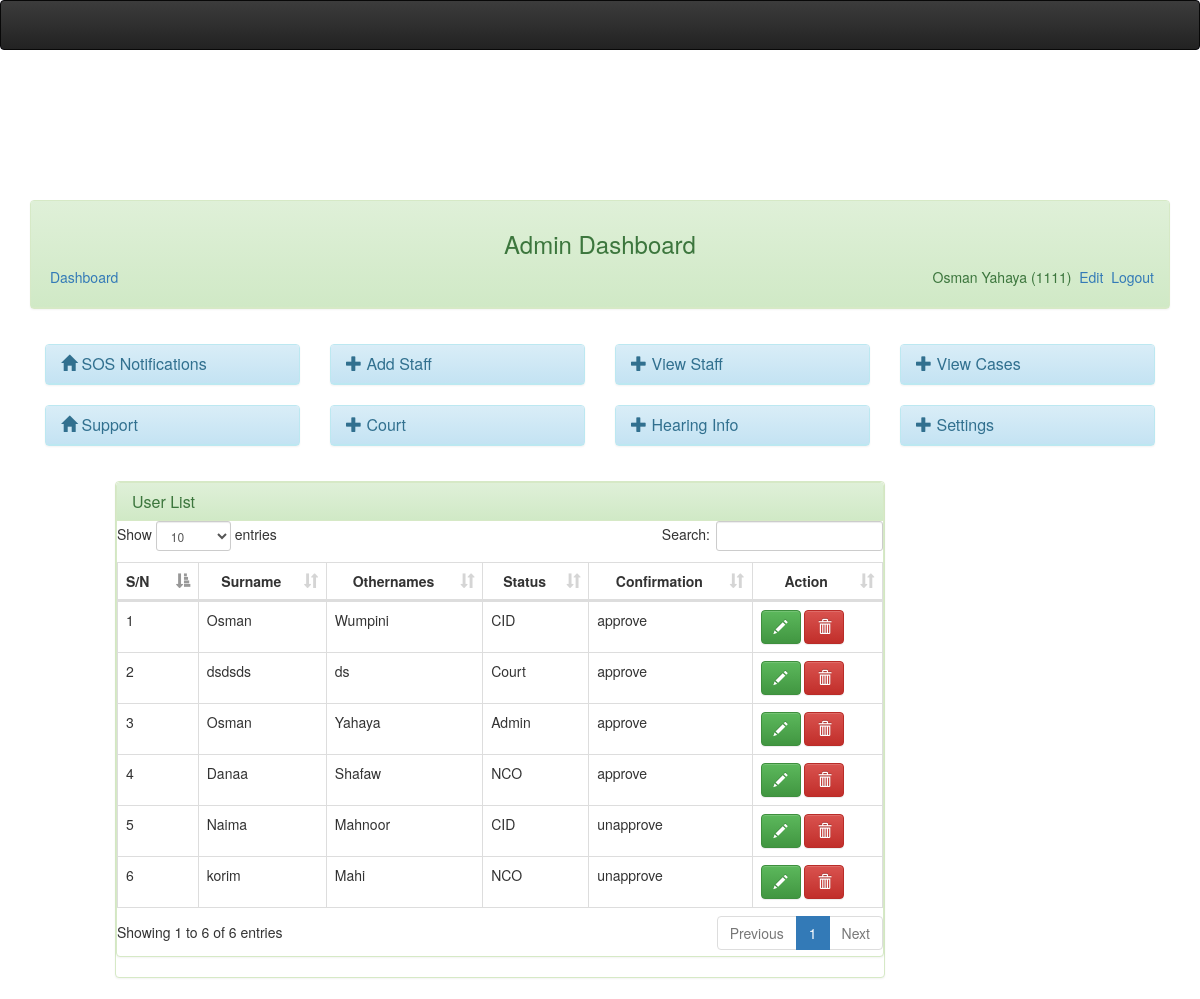
The page /admin/user.php (signed in) on the database its author committed.
### tables this page shows
CREATE TABLE `userlogin` (
  `id` int(11) NOT NULL,
  `staffid` varchar(20) NOT NULL,
  `status` varchar(50) NOT NULL,
  `password` varchar(50) NOT NULL,
  `surname` varchar(50) NOT NULL,
  `othernames` varchar(50) NOT NULL,
  `confirmation` text DEFAULT NULL,
  `email` varchar(256) NOT NULL,
  `phone_no` varchar(256) NOT NULL,
  `nid_no` varchar(255) NOT NULL
);

### admin/session.php (called while the page is built, shortened)
<?php
$session_id=$_SESSION['staffid'];
?>

### admin/user.php (the view, shortened to what this page needs)
<?php
include('dbconnect.php');
include('header.php');
 ?>
<br />
<div class="container-fluid">
	<?php include('menubar.php');?>
	<div class="col-md-1"></div>
	<div class="col-md-8">
		<div class="panel panel-success">
			<div class="panel panel-success">
			 	<div class="panel-heading">
			 		<h3 class="panel-title">
			 			User List
			 		</h3>
			 	</div>
<div id="trans-table">
<table id="myTable-trans" class="table table-bordered table-hover" cellspacing="0" width="100%">
	<thead>
	    <tr>
	        <th>S/N</th>
	        <th ><center>Surname</center></th>
	        <th><center>Othernames</center></th>
	        <th><center>Status</center></th>
	        <th><center>Confirmation</center></th>
	        <th><center>Action</center></th>
	    </tr>
	</thead>
    <tbody>
    	<?php
		$sn=0;
		$query=mysqli_query($dbcon,"select * from userlogin");
		while($row = mysqli_fetch_array($query)){
		$id = $row['staffid'];
		$sn++;
		?>
		<tr>
        <td><?php echo $sn;?></td>
		<td><?php echo $row['surname'];?></td>
		<td><?php echo $row['othernames']; ?></td>
		<td><?php echo $row['status']; ?></td>
		<td><?php echo $row['confirmation']; ?></td>
		<td class="empty" width="">
			<button type="button" data-toggle="modal" data-target="#edit<?php echo $row['staffid'];?>" data-placement="left" title="Click to edit"   class="btn btn-success"><span class="glyphicon glyphicon-pencil" aria-hidden="true"></span></button>
		<button type="button" data-toggle="modal" data-target="#<?php echo $id;?>" data-placement="left"  class="btn btn-danger"><span class="glyphicon glyphicon-trash" aria-hidden="true"></span></button>
		</td>
		</tr>
	<?php } ?>
    </tbody>
</table>
</div>
</div>
	</div>
</div>
</body>
</html>

### admin/menubar.php
<div class="col-md-12">
	<div class="panel panel-success">
		<div class="panel-heading" style="padding-bottom: 40px;">
			<center><h3>Admin Dashboard</h3></center>
                 	<?php
					include('session.php');
					include('dbconnect.php');
					$query= mysqli_query($dbcon,"select * from userlogin where staffid = '$session_id'")or die(mysqli_error($dbcon));
					$row = mysqli_fetch_array($query);
					?>
                           <span class="pull-left">
                           <a href="index.php"><i class="icon-signout icon-large"></i>&nbsp;Dashboard</a>
                                 </span>
                           <span class="pull-right">
                              <?php echo $row['surname']." ". $row['othernames']." (" .$row['staffid'].")";  ?>
                                 <a href="profile.php"><i class="icon-signout icon-large p-2"></i>&nbsp;Edit</a>
                                  <a href="logout.php"><i class="icon-signout icon-large"></i>&nbsp;Logout</a>
                                 </span>
                   </div>
		</div>
		<div class="panel-body">
			<div class="row">
				<div class="col-md-3">
					<div class="panel panel-info">
						<div class="panel-heading">
							<h3 class="panel-title"> <a href="view_sos.php">
								<span class="glyphicon glyphicon-home" aria-hidden="true"></span> SOS Notifications</a>
						</div>
					</div>
				</div>
				<div class="col-md-3">
					<div class="panel panel-info">
						<div class="panel-heading">
							<h3 class="panel-title"> <a href="addstaff.php">
								<span class="glyphicon glyphicon-plus" aria-hidden="true"></span>
							Add Staff</a>
							</h3>
						</div>
					</div>
				</div>
				<div class="col-md-3">
					<div class="panel panel-info">
						<div class="panel-heading">
							<h3 class="panel-title"> <a href="user.php">
								<span class="glyphicon glyphicon-plus" aria-hidden="true"></span>
							View Staff</a>
							</h3>
						</div>
					</div>
				</div>
				<div class="col-md-3">
					<div class="panel panel-info">
						<div class="panel-heading">
							<h3 class="panel-title"> <a href="caseview.php">
								<span class="glyphicon glyphicon-plus" aria-hidden="true"></span>
							View Cases</a>
							</h3>
						</div>
					</div>
				</div>
			</div>
			<div class="row">
				<div class="col-md-3">
					<div class="panel panel-info">
						<div class="panel-heading">
							<h3 class="panel-title"> <a href="support.php">
								<span class="glyphicon glyphicon-home" aria-hidden="true"></span> Support</a>
						</div>
					</div>
				</div>
				<div class="col-md-3">
					<div class="panel panel-info">
						<div class="panel-heading">
							<h3 class="panel-title"> <a href="court_case.php">
								<span class="glyphicon glyphicon-plus" aria-hidden="true"></span>
							Court</a>
							</h3>
						</div>
					</div>
				</div>
				<div class="col-md-3">
					<div class="panel panel-info">
						<div class="panel-heading">
							<h3 class="panel-title"> <a href="hearing_info1.php">
								<span class="glyphicon glyphicon-plus" aria-hidden="true"></span>
							Hearing Info</a>
							</h3>
						</div>
					</div>
				</div>
				<div class="col-md-3">
					<div class="panel panel-info">
						<div class="panel-heading">
							<h3 class="panel-title"> <a href="profile.php">
								<span class="glyphicon glyphicon-plus" aria-hidden="true"></span>
							Settings</a>
							</h3>
						</div>
					</div>
				</div>
			</div>
		</div>
	</div>
</div>

### assets/css/simple-sidebar.css (style rules this page uses)
body { overflow-x: hidden; }

### rows shown on the page
userlogin: surname "Osman", othernames "Yahaya", staffid "1111", status "Admin", confirmation "approve"
userlogin: surname "Osman", othernames "Wumpini", status "CID", confirmation "approve"
userlogin: surname "dsdsds", othernames "ds", status "Court", confirmation "approve"
userlogin: surname "Danaa", othernames "Shafaw", status "NCO", confirmation "approve"
userlogin: surname "Naima", othernames "Mahnoor", status "CID", confirmation "unapprove"
userlogin: surname "korim", othernames "Mahi", status "NCO", confirmation "unapprove"
